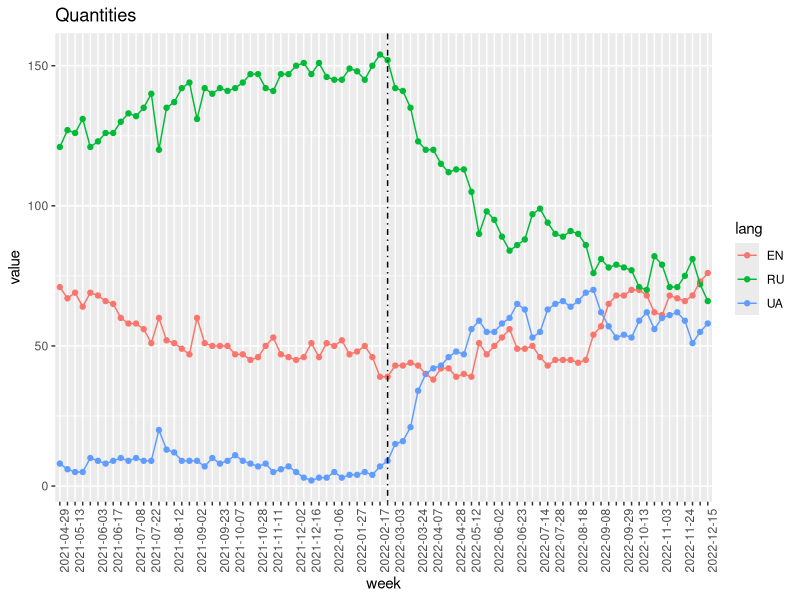
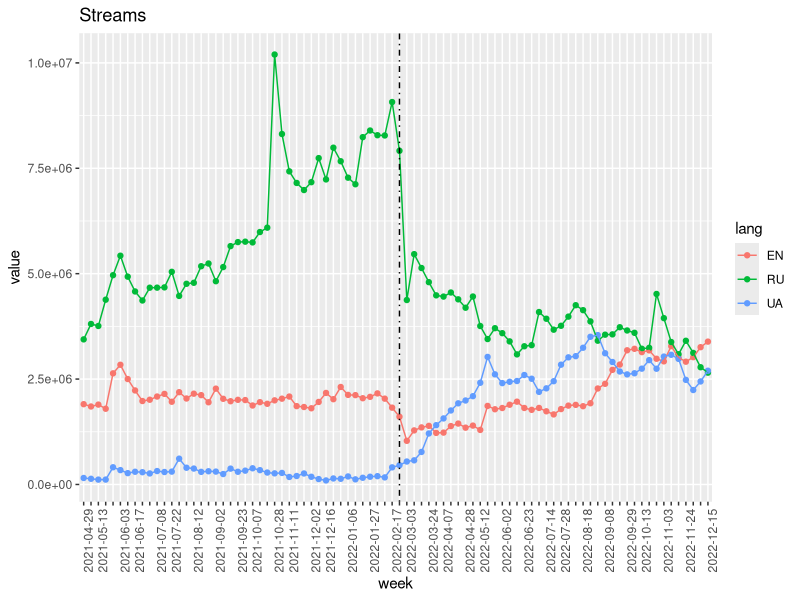

Generate these figures, in order, with R:
## ---- chunk 1
weekly_by_streams = read.csv("joined_by_streams/joined_by_streams.csv")
head(weekly_by_streams)
## ---- chunk 2
weekly_by_quantity = read.csv("joined_by_quantity/joined_by_quantity.csv")
head(weekly_by_quantity)
## ---- chunk 3
library(ggplot2)
library(reshape2)

plot_lang <- function(df, title){
  df <- df[, -1]
  df <- melt(df , id.vars = 'week', variable.name = 'lang')
  ggplot(df, aes(week, value, group=lang)) + 
  scale_x_discrete(guide = guide_axis(check.overlap=TRUE))+
  theme(axis.text.x = element_text(angle = 90)) + 
  geom_point(aes(colour = lang)) + geom_line(aes(colour=lang)) + 
    labs(title = title) +
         geom_vline(xintercept=44,
                linetype=4, colour="black")
}
## ---- chunk 4
plot_lang(weekly_by_quantity, "Quantities")
## ---- chunk 5
plot_lang(weekly_by_streams, "Streams")
## ---- chunk 6
quant_before = subset(weekly_by_quantity, week < "2022-02-24")
quant_after = subset(weekly_by_quantity, week >= "2022-02-24")

streams_before = subset(weekly_by_streams, week < "2022-02-24")
streams_after = subset(weekly_by_streams, week >= "2022-02-24")
## ---- chunk 7
UA_quant_before = quant_before["UA"]
EN_quant_before = quant_before["EN"]
RU_quant_before = quant_before["RU"]

UA_quant_after = quant_after["UA"]
EN_quant_after = quant_after["EN"]
RU_quant_after = quant_after["RU"]

UA_streams_before = streams_before["UA"]
EN_streams_before = streams_before["EN"]
RU_streams_before = streams_before["RU"]

UA_streams_after = streams_after["UA"]
EN_streams_after = streams_after["EN"]
RU_streams_after = streams_after["RU"]
## ---- chunk 8
t.test(as.numeric(unlist(UA_quant_before)), as.numeric(unlist(UA_quant_after)), mu=0, alt="less", conf.int = T, conf.level = 0.95)
## ---- chunk 9
t.test(as.numeric(unlist(UA_streams_before)), as.numeric(unlist(UA_streams_after)), mu=0, alt="less", conf.int = T, conf.level = 0.95)
## ---- chunk 10
t.test(as.numeric(unlist(EN_quant_before)), as.numeric(unlist(EN_quant_after)), conf.int = T, conf.level = 0.95)
## ---- chunk 11
t.test(as.numeric(unlist(EN_streams_before)), as.numeric(unlist(EN_streams_after)), conf.int = T, conf.level = 0.95)
## ---- chunk 12
t.test(as.numeric(unlist(RU_quant_before)), as.numeric(unlist(RU_quant_after)), mu=0, alt="greater", conf.int = T, conf.level = 0.95)
## ---- chunk 13
t.test(as.numeric(unlist(RU_streams_before)), as.numeric(unlist(RU_streams_after)), mu=0, alt="greater", conf.int = T, conf.level = 0.95)
## ---- chunk 14
total_streams_before = UA_streams_before + EN_streams_before + RU_streams_before
total_streams_after = UA_streams_after + EN_streams_after + RU_streams_after
## ---- chunk 15
t.test(as.numeric(unlist(total_streams_before)), as.numeric(unlist(total_streams_after)), mu=0, alt="greater", conf.int = T, conf.level = 0.95)
